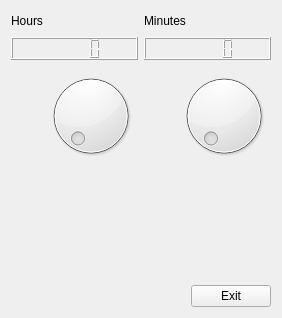
<?xml version="1.0" encoding="UTF-8"?>
<ui version="4.0">
 <class>MyForm</class>
 <widget class="QWidget" name="MyForm">
  <property name="geometry">
   <rect>
    <x>0</x>
    <y>0</y>
    <width>282</width>
    <height>318</height>
   </rect>
  </property>
  <property name="windowTitle">
   <string>Reloj Digital</string>
  </property>
  <layout class="QVBoxLayout" name="verticalLayout_4">
   <item>
    <layout class="QHBoxLayout" name="horizontalLayout_6">
     <item>
      <layout class="QVBoxLayout" name="verticalLayout">
       <item>
        <layout class="QHBoxLayout" name="horizontalLayout_2">
         <item>
          <widget class="QLabel" name="label">
           <property name="text">
            <string>Hours</string>
           </property>
          </widget>
         </item>
         <item>
          <spacer name="horizontalSpacer_2">
           <property name="orientation">
            <enum>Qt::Horizontal</enum>
           </property>
           <property name="sizeHint" stdset="0">
            <size>
             <width>40</width>
             <height>20</height>
            </size>
           </property>
          </spacer>
         </item>
        </layout>
       </item>
       <item>
        <widget class="QLCDNumber" name="lcdNumber"/>
       </item>
       <item>
        <layout class="QHBoxLayout" name="horizontalLayout">
         <item>
          <spacer name="horizontalSpacer">
           <property name="orientation">
            <enum>Qt::Horizontal</enum>
           </property>
           <property name="sizeHint" stdset="0">
            <size>
             <width>40</width>
             <height>20</height>
            </size>
           </property>
          </spacer>
         </item>
         <item>
          <widget class="QDial" name="dial">
           <property name="maximum">
            <number>23</number>
           </property>
          </widget>
         </item>
        </layout>
       </item>
      </layout>
     </item>
     <item>
      <layout class="QVBoxLayout" name="verticalLayout_2">
       <item>
        <layout class="QHBoxLayout" name="horizontalLayout_3">
         <item>
          <widget class="QLabel" name="label_2">
           <property name="text">
            <string>Minutes</string>
           </property>
          </widget>
         </item>
         <item>
          <spacer name="horizontalSpacer_3">
           <property name="orientation">
            <enum>Qt::Horizontal</enum>
           </property>
           <property name="sizeHint" stdset="0">
            <size>
             <width>40</width>
             <height>20</height>
            </size>
           </property>
          </spacer>
         </item>
        </layout>
       </item>
       <item>
        <widget class="QLCDNumber" name="lcdNumber_2"/>
       </item>
       <item>
        <layout class="QHBoxLayout" name="horizontalLayout_4">
         <item>
          <spacer name="horizontalSpacer_4">
           <property name="orientation">
            <enum>Qt::Horizontal</enum>
           </property>
           <property name="sizeHint" stdset="0">
            <size>
             <width>40</width>
             <height>20</height>
            </size>
           </property>
          </spacer>
         </item>
         <item>
          <widget class="QDial" name="dial_2">
           <property name="maximum">
            <number>59</number>
           </property>
          </widget>
         </item>
        </layout>
       </item>
      </layout>
     </item>
    </layout>
   </item>
   <item>
    <layout class="QVBoxLayout" name="verticalLayout_3">
     <item>
      <spacer name="verticalSpacer">
       <property name="orientation">
        <enum>Qt::Vertical</enum>
       </property>
       <property name="sizeHint" stdset="0">
        <size>
         <width>20</width>
         <height>40</height>
        </size>
       </property>
      </spacer>
     </item>
     <item>
      <layout class="QHBoxLayout" name="horizontalLayout_5">
       <item>
        <spacer name="horizontalSpacer_5">
         <property name="orientation">
          <enum>Qt::Horizontal</enum>
         </property>
         <property name="sizeHint" stdset="0">
          <size>
           <width>40</width>
           <height>20</height>
          </size>
         </property>
        </spacer>
       </item>
       <item>
        <widget class="QPushButton" name="pushButton">
         <property name="text">
          <string>Exit</string>
         </property>
        </widget>
       </item>
      </layout>
     </item>
    </layout>
   </item>
  </layout>
 </widget>
 <resources/>
 <connections>
  <connection>
   <sender>dial</sender>
   <signal>valueChanged(int)</signal>
   <receiver>lcdNumber</receiver>
   <slot>display(int)</slot>
   <hints>
    <hint type="sourcelabel">
     <x>57</x>
     <y>118</y>
    </hint>
    <hint type="destinationlabel">
     <x>45</x>
     <y>51</y>
    </hint>
   </hints>
  </connection>
  <connection>
   <sender>dial_2</sender>
   <signal>valueChanged(int)</signal>
   <receiver>lcdNumber_2</receiver>
   <slot>display(int)</slot>
   <hints>
    <hint type="sourcelabel">
     <x>240</x>
     <y>135</y>
    </hint>
    <hint type="destinationlabel">
     <x>171</x>
     <y>48</y>
    </hint>
   </hints>
  </connection>
  <connection>
   <sender>pushButton</sender>
   <signal>clicked()</signal>
   <receiver>MyForm</receiver>
   <slot>close()</slot>
   <hints>
    <hint type="sourcelabel">
     <x>226</x>
     <y>281</y>
    </hint>
    <hint type="destinationlabel">
     <x>279</x>
     <y>227</y>
    </hint>
   </hints>
  </connection>
 </connections>
</ui>
